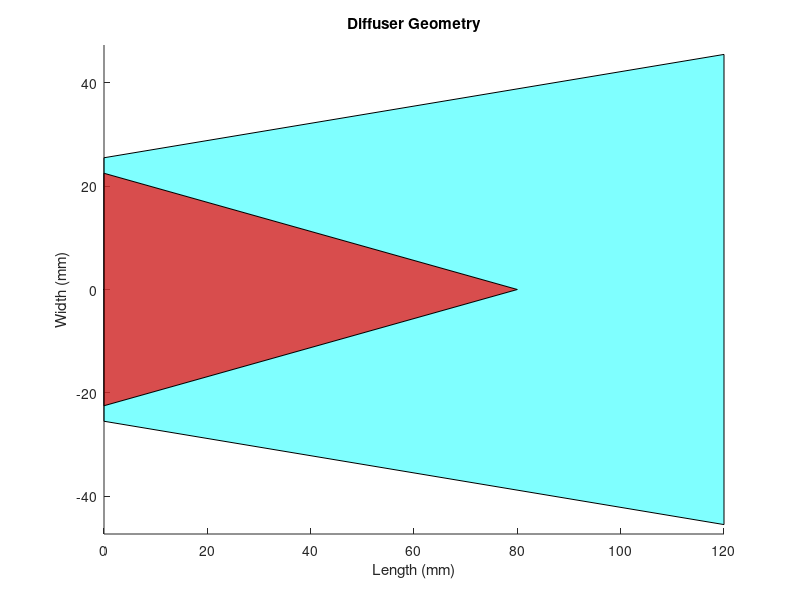

Write MATLAB code to recreate this figure.
% Parameters of diffuser
length_of_diffuser = 120;           % Length of outer shell (mm)
final_outer_diameter = 91;            % End of outer diameter (mm)
initial_outer_diameter = 51;             % Initial outer diameter (mm)
inner_diameter = 45;     % Initial inner diameter (mm)
length_flow_separation = 80;   % Length of flow separation (mm)

% Coordinates of the outside of the diffuser
outer_x = [length_of_diffuser, length_of_diffuser, 0, 0];   % Vertical positions of outer part of diffuser
outer_y = [-final_outer_diameter/2, final_outer_diameter/2, initial_outer_diameter/2, -initial_outer_diameter/2];  % Horizontal positions of the outer part of the diffuser

% Plot the diffuser
figure;
hold on;
fill(outer_x, outer_y, 'cyan', 'FaceAlpha', 0.5);

% Coordinates of flow separation part
flow_separation_x = [0, 0, length_flow_separation];  % Vertical side of flow separation part
flow_separation_y = [-inner_diameter/2, inner_diameter/2, 0];  % Horizontal side of flow separation part

% Plot the flow separation part
fill(flow_separation_x, flow_separation_y, 'r', 'FaceAlpha', 0.7);

% Set axis and labels
axis equal;
xlabel('Length (mm)');
ylabel('Width (mm)');
title('Diffuser Geometry');

hold off;
